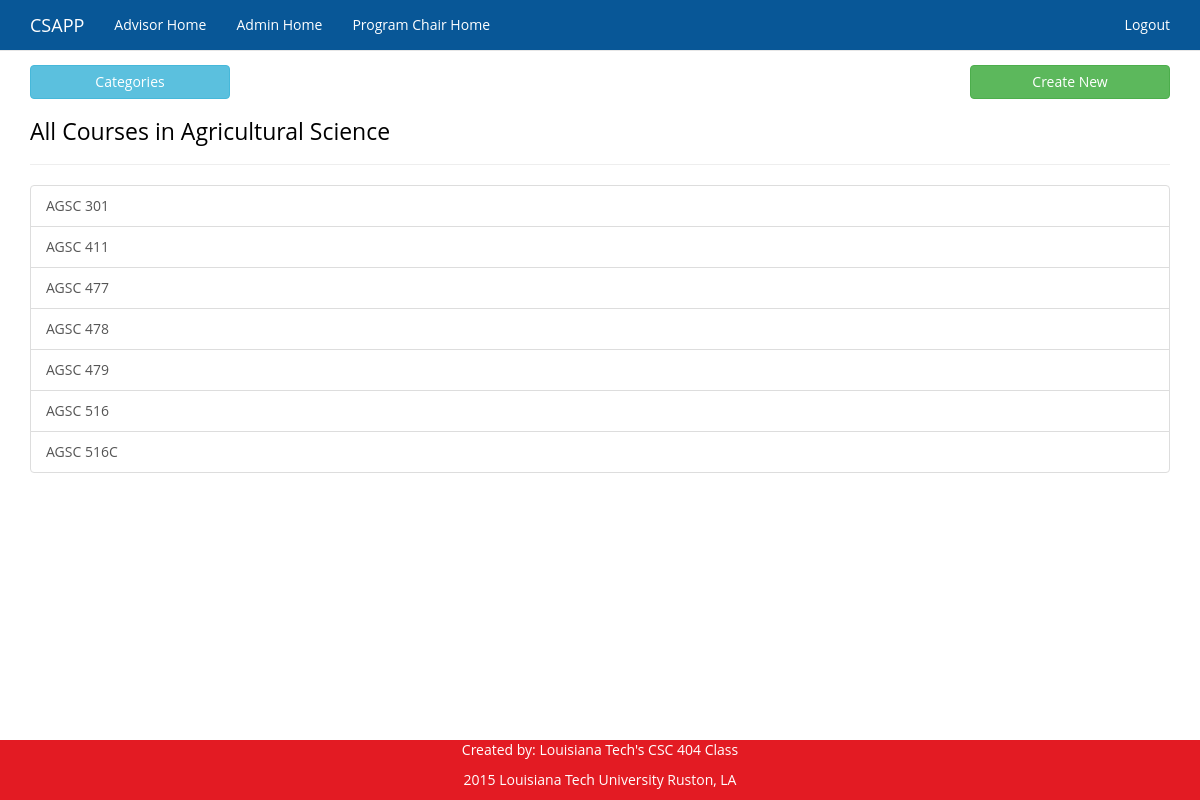
Page /index.php/Coursemanager/index/AGSC (signed in) on the committed database.
### tables this page shows
CREATE TABLE IF NOT EXISTS `Courses` (
`CourseID` int(11) UNSIGNED NOT NULL,
  `CourseTypeID` int(11) UNSIGNED NOT NULL,
  `CourseName` varchar(6) NOT NULL,
  `CourseNumber` varchar(6) NOT NULL,
  `CourseTitle` varchar(250) DEFAULT NULL,
  `CourseDescription` varchar(250) DEFAULT NULL
);

### application/controllers/Coursemanager.php (called while the page is built, shortened)
<?php
class Coursemanager extends CI_Controller
{
	public function index()
	{
		$user = new User_model;
		$categories = Course_model::getAllCourseCategories();
		$courseName = null;
		if($this->uri->segment(3))
		{
			$courseName = $this->uri->segment(3);
		}
		else if(count($categories) > 0)
		{
			$courseName = $categories[0]['CourseName'];
		}
		$courses = Course_model::getAllCourses($courseName);
		$data = array(
			'user' => $user,
			'categories' => $categories,
			'courses' => $courses,
			'category' => Course_model::getCategoryName($courseName)
		);
		$this->load->view('coursemanager_index_view', $data);
	}
}

### index.php (called while the page is built, shortened)
<?php
require_once BASEPATH.'core/CodeIgniter.php';

### application/models/Course_model.php (called while the page is built, shortened)
<?php
class Course_model extends CI_Model
{
    private $courseID = null;
    private $courseName = null;
    private $courseNumber = null;
    public function loadPropertiesFromPrimaryKey($courseID)
    {
        if($courseID != null && filter_var($courseID, FILTER_VALIDATE_INT))
        {
            $results = $this->db->get_where('Courses', array('CourseID' => $courseID), 1);
            if($results->num_rows() > 0)
            {
                $row = $results->row_array();
                $this->courseID = $row['CourseID'];
                $this->courseName = $row['CourseName'];
				$this->courseCategoryName = self::getCategoryName($this->courseName);
                $this->courseNumber = $row['CourseNumber'];
                return true;
            }
        }
        return false;
    }
    public function getCourseID()
    {
        return $this->courseID;
    }
    public function getCourseName()
    {
        return $this->courseName;
    }
    public function getCourseNumber()
    {
        return $this->courseNumber;
    }
	public static function getCategoryName($courseName)
	{
		$db = get_instance()->db;
		$db->select('CategoryName');
		$db->where('CourseName', $courseName);
		$results = $db->get('CourseCategories');
		if($results->num_rows() > 0)
		{
			$row = $results->row_array();
			return $row['CategoryName'];
		}
		else
		{
			return $courseName;
		}
	}
    public static function getAllCourses($courseName = null)
    {
        $db = get_instance()->db;
		$db->select('CourseID');
		if($courseName != null)
		{
			$db->where('CourseName', $courseName);
		}
		$db->order_by('CourseName, CourseNumber', 'asc');
        $results = $db->get('Courses');
        $data_arr = array();
        foreach($results->result_array() as $row)
        {
            $course = new Course_model;
            if($course->loadPropertiesFromPrimaryKey($row['CourseID']))
				array_push($data_arr, $course);
        }
        return $data_arr;
    }
}

### application/views/coursemanager_index_view.php (the view, shortened to what this page needs)
<html>
    <head>
        <link rel="stylesheet" href="<?php echo CSS.'/magic-bootstrapV2_1.css'; ?>" type="text/css">
    </head>
    <body style="padding: 60px 0px;">
        <?php include_once('application/views/Templates/navbar.php'); ?>
		<div id="body" class="container" style='text-align: left;'>
			<div class="row">
				<div class="col-xs-12">
					<button id="categories-menu" class='btn btn-info pull-left' type="button" data-toggle="dropdown" aria-expanded="false">
						Categories
					</button>
					<a class='btn btn-success pull-right' href='<?php echo site_url('Coursemanager/create'); ?>'>Create New</a>
				</div>
			</div>
			<div class="row">
				<div class="col-xs-12">
					<h3>All Courses <?php if($category != null) { echo "in " . $category; } ?></h3>
					<hr />
					<ul class='list-group'>
					<?php
						if(count($courses) > 0)
						{
							foreach($courses as $course)
							{
								echo "<a class='list-group-item' href='" . site_url('Coursemanager/edit/' . $course->getCourseID()) . "'>" . $course->getCourseName() . " " . $course->getCourseNumber() . (($course->getCourseTitle() != null) ? " - " . $course->getCourseTitle() : "" ) . "</a>";
							}
						}
						else
						{
							echo "<div class='alert alert-warning'><strong>No courses found for this category</strong></div>";
						}
					?>
					</ul>
				</div>
			</div>
		</div>
        <?php include_once('application/views/Templates/footer.php'); ?>
    </body>
</html>

### rows in the picture
courses: CourseName "AGSC", CourseNumber "301"
courses: CourseName "AGSC", CourseNumber "411"
courses: CourseName "AGSC", CourseNumber "477"
courses: CourseName "AGSC", CourseNumber "478"
courses: CourseName "AGSC", CourseNumber "479"
courses: CourseName "AGSC", CourseNumber "516"
courses: CourseName "AGSC", CourseNumber "516C"

### other values in the picture
$category "Agricultural Science"
